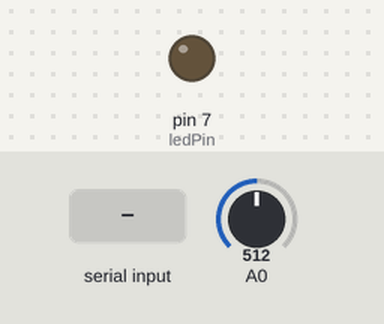
This sketch was run on a simulated Arduino Uno, built with avr-gcc and run on an emulated ATmega328P. On the bench: output pins drawn as LEDs (lit = HIGH). The inputs (shaded band) are chosen by the test bench; at power-on: A0 = 512.

Above: at 1.2 s.
1.3 s: "1" received over Serial
At 2.5 s:
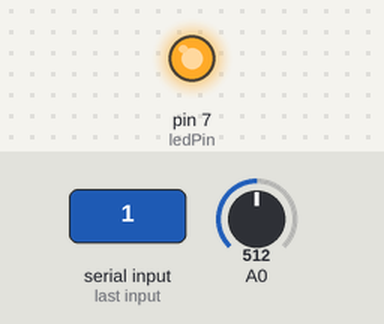
2.8 s: "0" received over Serial
At 3.6 s:
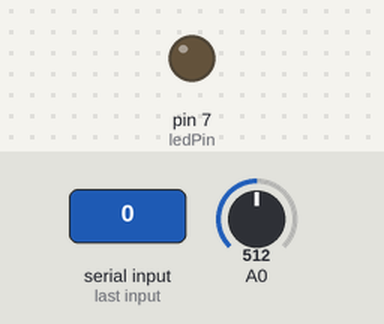
Timing chart, 0 to 5.8 s (numbered marks = the images above; inputs shaded):
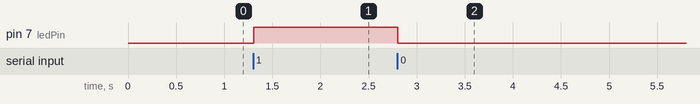

Measured:
- after the input at 1.3 s, pin 7 (ledPin): LOW → HIGH at once
- after the input at 2.8 s, pin 7 (ledPin): HIGH → LOW at once

The sketch:

bluetooth_master.ino
```cpp
#define ledPin 7
int state = 0;
int analogValue = 0;

void setup() {
  pinMode(ledPin, OUTPUT);
  digitalWrite(ledPin, LOW);
  Serial.begin(38400); // Default communication rate of the Bluetooth module
}
void loop() {
 if(Serial.available() > 0){ // Checks whether data is comming from the serial port
    state = Serial.read(); // Reads the data from the serial port
 }
 // Controlling the LED
 if (state == '1') {
  digitalWrite(ledPin, HIGH); // LED ON
  state = 0;
 }
 else if (state == '0') {
  digitalWrite(ledPin, LOW); // LED ON
  state = 0;
 }
 // Reading the potentiometer
 analogValue = analogRead(A0);
 delay(10);
}
```
